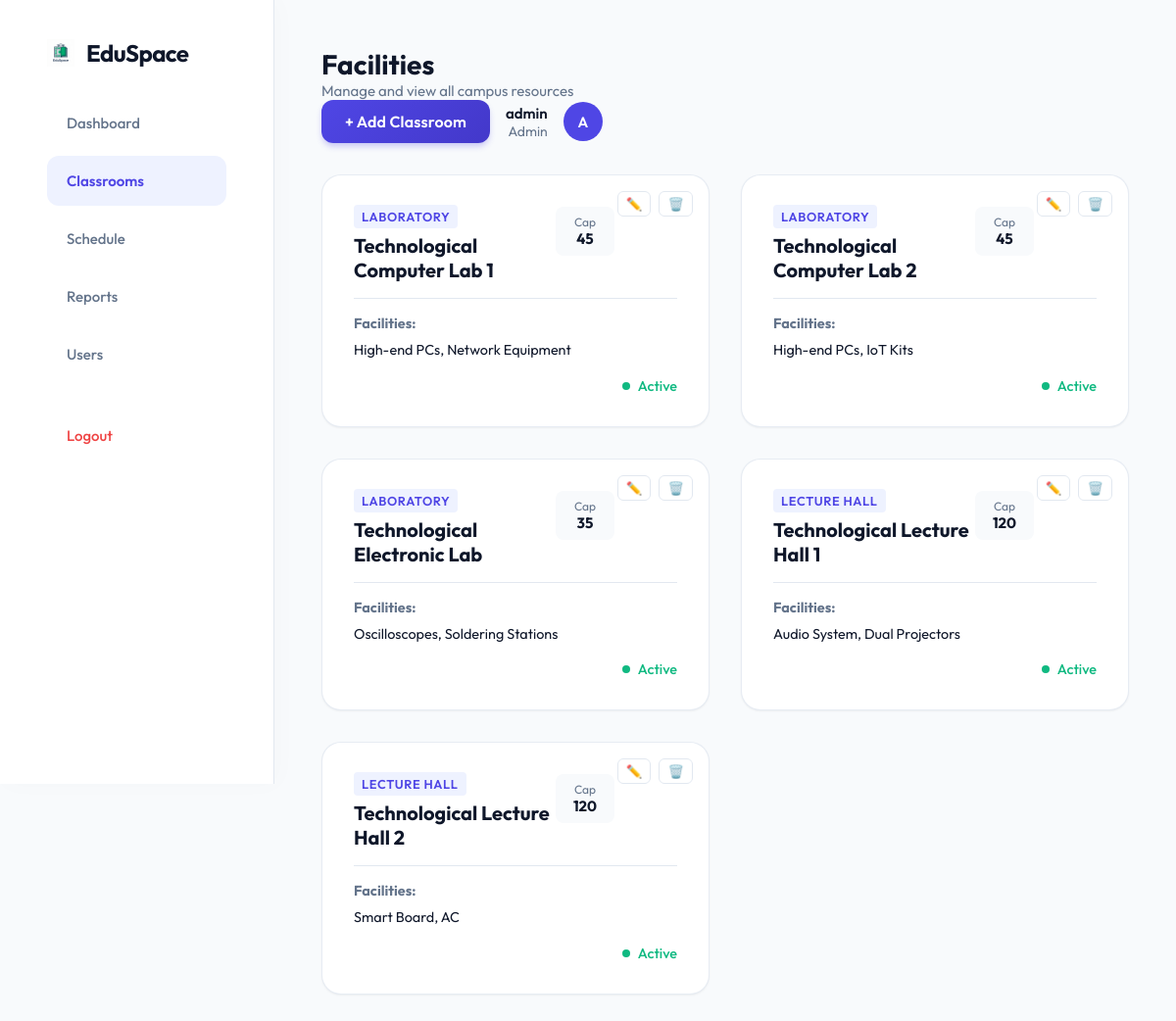
The app's page /views/classrooms.php (signed in) with its own data.
### tables this page shows
CREATE TABLE IF NOT EXISTS classrooms (
    id INT AUTO_INCREMENT PRIMARY KEY,
    name VARCHAR(50) NOT NULL UNIQUE,
    capacity INT NOT NULL,
    type VARCHAR(50) DEFAULT 'Lecture Hall',
    facilities TEXT, 
    status ENUM('Active', 'Maintenance') DEFAULT 'Active'
);

### includes/auth.php (called while the page is built, shortened)
<?php
function isAdmin()
{
    return isset($_SESSION['role']) && $_SESSION['role'] === 'admin';
}
?>

### views/classrooms.php (the view, shortened to what this page needs)
<?php
require_once '../includes/auth.php';
require_once '../config/db.php';
$sql = "SELECT * FROM classrooms ORDER BY name";
$result = $mysqli->query($sql);
?>
<!DOCTYPE html>
<html lang="en">
<head>
    <link rel="stylesheet" href="/classroom_allocation_management_system/assets/css/style.css">
</head>
<body>
    <div class="dashboard-container">
        <?php include '../includes/sidebar.php'; ?>
        <main class="main-content">
            <header class="header">
                <div>
                    <h1 style="font-size: 1.75rem; font-weight: 700; color: var(--text);">Facilities</h1>
                    <p style="color: var(--text-light);">Manage and view all campus resources</p>
                </div>
                <div style="display: flex; align-items: center; gap: 1rem;">
                    <?php if (isAdmin()): ?>
                        <button class="btn btn-primary" style="width: auto; padding: 0.75rem 1.5rem;"
                            onclick="openClassroomModal()">
                            + Add Classroom
                        </button>
                    <?php endif; ?>
                    <div style="text-align: right;">
                        <span style="display: block; font-weight: 600; color: var(--text);">
                            <?php echo htmlspecialchars($_SESSION['username']); ?>
                        </span>
                        <span style="display: block; font-size: 0.875rem; color: var(--text-light);">
                            <?php echo ucfirst($_SESSION['role']); ?>
                        </span>
                    </div>
                    <div
                        style="width: 40px; height: 40px; background: var(--primary); border-radius: 50%; display: flex; align-items: center; justify-content: center; color: white; font-weight: 600;">
                        <?php echo strtoupper(substr($_SESSION['username'], 0, 1)); ?>
                    </div>
                </div>
            </header>
            <div class="stats-grid"
                style="grid-template-columns: repeat(auto-fill, minmax(300px, 1fr)); margin-top: 2rem;">
                <?php if ($result->num_rows > 0): ?>
                    <?php while ($row = $result->fetch_assoc()): ?>
                        <div class="stat-card" style="position: relative; overflow: hidden;">
                            <?php if (isAdmin()): ?>
                                <div style="position: absolute; top: 1rem; right: 1rem; display: flex; gap: 0.5rem;">
                                    <button onclick='editClassroom(<?php echo json_encode($row); ?>)'
                                        style="background: white; border: 1px solid var(--border); border-radius: 6px; padding: 4px 8px; cursor: pointer; color: var(--text-light); transition: all 0.2s;"
                                        title="Edit">
                                        ✏️
                                    </button>
                                    <button onclick="deleteClassroom(<?php echo $row['id']; ?>)"
                                        style="background: white; border: 1px solid var(--border); border-radius: 6px; padding: 4px 8px; cursor: pointer; color: var(--danger); transition: all 0.2s;"
                                        title="Delete">
                                        🗑️
                                    </button>
                                </div>
                            <?php endif; ?>
                            <div
                                style="margin-bottom: 1rem; display: flex; justify-content: space-between; align-items: start; padding-right: 4rem;">
                                <div>
                                    <span
                                        style="font-size: 0.8rem; text-transform: uppercase; letter-spacing: 0.05em; color: var(--primary); font-weight: 600; background: #EEF2FF; padding: 0.25rem 0.5rem; border-radius: 4px;">
                                        <?php echo htmlspecialchars($row['type']); ?>
                                    </span>
                                    <h3 style="margin-top: 0.5rem; font-size: 1.25rem; color: var(--text);">
                                        <?php echo htmlspecialchars($row['name']); ?>
                                    </h3>
                                </div>
                                <div
                                    style="background: var(--background); padding: 0.5rem; border-radius: 8px; text-align: center; min-width: 60px;">
                                    <div style="font-size: 0.75rem; color: var(--text-light);">Cap</div>
                                    <div style="font-weight: 700; color: var(--text);">
                                        <?php echo $row['capacity']; ?>
                                    </div>
                                </div>
                            </div>
                            <div style="border-top: 1px solid var(--border); padding-top: 1rem; margin-top: 1rem;">
                                <p style="font-size: 0.9rem; color: var(--text-light); margin-bottom: 0.5rem;">
                                    <strong>Facilities:</strong>
                                </p>
                                <p style="font-size: 0.9rem; color: var(--text); line-height: 1.5;">
                                    <?php echo htmlspecialchars($row['facilities'] ?: 'None listed'); ?>
                                </p>
                            </div>
                            <div style="margin-top: 1rem; display: flex; justify-content: flex-end;">
                                <span
                                    style="display: flex; align-items: center; gap: 0.5rem; color: <?php echo $row['status'] === 'Active' ? '#10B981' : '#F59E0B'; ?>; font-weight: 500; font-size: 0.9rem;">
                                    <span style="width: 8px; height: 8px; border-radius: 50%; background: currentColor;"></span>
                                    <?php echo htmlspecialchars($row['status']); ?>
                                </span>
                            </div>
                        </div>
                    <?php endwhile; ?>
                <?php else: ?>
                    <div style="grid-column: 1 / -1; text-align: center; padding: 3rem; color: var(--text-light);">
                        No classrooms found.
                    </div>
                <?php endif; ?>
            </div>
        </main>
    </div>
</body>
</html>

### includes/sidebar.php
<?php
$current_page = basename($_SERVER['PHP_SELF']);
?>
<aside class="sidebar">
    <div class="auth-header"
        style="text-align: left; margin-bottom: 2rem; padding: 0 1rem; display: flex; align-items: center; gap: 0.75rem;">
        <img src="/classroom_allocation_management_system/assets/images/logo.png" alt="EduSpace Logo"
            style="width: 28px; height: 28px;">
        <h2 class="auth-title" style="font-size: 1.5rem; margin: 0;">EduSpace</h2>
    </div>
    <nav style="padding: 0 1rem;">
        <a href="dashboard.php" class="nav-item <?php echo $current_page === 'dashboard.php' ? 'active' : ''; ?>">
            <span>Dashboard</span>
        </a>
        <a href="classrooms.php" class="nav-item <?php echo $current_page === 'classrooms.php' ? 'active' : ''; ?>">
            <span>Classrooms</span>
        </a>
        <a href="schedule.php" class="nav-item <?php echo $current_page === 'schedule.php' ? 'active' : ''; ?>">
            <span>Schedule</span>
        </a>
        <a href="reports.php" class="nav-item <?php echo $current_page === 'reports.php' ? 'active' : ''; ?>">
            <span>Reports</span>
        </a>
        <?php if (isset($_SESSION['role']) && $_SESSION['role'] === 'admin'): ?>
            <a href="users.php" class="nav-item <?php echo $current_page === 'users.php' ? 'active' : ''; ?>">
                <span>Users</span>
            </a>
        <?php endif; ?>
        <a href="logout.php" class="nav-item" style="color: var(--danger); margin-top: 2rem;">
            <span>Logout</span>
        </a>
    </nav>
</aside>

### assets/css/style.css (style rules this page uses)
:root { --primary: #4F46E5; --primary-hover: #4338ca; --secondary: #64748b; --background: #F8FAFC; --surface: #ffffff; --surface-glass: rgba(255, 255, 255, 0.95); --text: #0F172A; --text-light: #64748B; --success: #10b981; --danger: #ef4444; --warning: #f59e0b; --border: #E2E8F0; --shadow-sm: 0 1px 2px 0 rgb(0 0 0 / 0.05); --shadow-md: 0 4px 6px -1px rgb(0 0 0 / 0.1), 0 2px 4px -2px rgb(0 0 0 / 0.1); --shadow-lg: 0 20px 25px -5px rgb(0 0 0 / 0.1), 0 8px 10px -6px rgb(0 0 0 / 0.1); --radius: 1rem; --transition: all 0.2s cubic-bezier(0.4, 0, 0.2, 1); }
* { margin: 0; padding: 0; box-sizing: border-box; font-family: 'Outfit', system-ui, -apple-system, sans-serif; }
body { background-color: var(--background); background-image: radial-gradient(at 0% 0%, rgba(79, 70, 229, 0.05) 0px, transparent 50%), radial-gradient(at 100% 100%, rgba(16, 185, 129, 0.05) 0px, transparent 50%); background-attachment: fixed; color: var(--text); min-height: 100vh; -webkit-font-smoothing: antialiased; font-size: 15px; }
.auth-header { text-align: center; margin-bottom: 3rem; }
.auth-title { font-size: 1.875rem; font-weight: 700; color: var(--text); margin-bottom: 0.75rem; letter-spacing: -0.025em; line-height: 1.1; }
.btn { display: inline-flex; align-items: center; justify-content: center; padding: 1rem 1.5rem; border-radius: 0.75rem; font-weight: 600; font-size: 1rem; cursor: pointer; transition: var(--transition); border: none; width: 100%; letter-spacing: 0.01em; position: relative; overflow: hidden; }
.btn-primary { background: linear-gradient(135deg, var(--primary), var(--primary-hover)); color: white; box-shadow: 0 4px 6px -1px rgba(79, 70, 229, 0.3); }
.dashboard-container { display: flex; min-height: 100vh; }
.sidebar { width: 280px; background: var(--surface); border-right: 1px solid var(--border); padding: 2.5rem 2rem; position: fixed; height: 100vh; display: flex; flex-direction: column; z-index: 20; box-shadow: 4px 0 24px rgba(0, 0, 0, 0.02); }
.main-content { margin-left: 280px; flex: 1; padding: 3rem; background: var(--background); }
.nav-item { display: flex; align-items: center; padding: 1rem 1.25rem; color: var(--text-light); text-decoration: none; border-radius: 0.75rem; margin-bottom: 0.5rem; font-weight: 500; transition: var(--transition); }
.nav-item.active { background-color: #EEF2FF; color: var(--primary); font-weight: 600; }
.stats-grid { display: grid; grid-template-columns: repeat(auto-fit, minmax(260px, 1fr)); gap: 2rem; margin-bottom: 3rem; }
.stat-card { background: var(--surface); padding: 2rem; border-radius: 1.25rem; border: 1px solid rgba(226, 232, 240, 0.8); box-shadow: var(--shadow-sm); transition: var(--transition); }

### records on screen
classrooms: type "LABORATORY", name "Technological Computer Lab 1", capacity "45", facilities "High-end PCs, Network Equipment", status "Active"
classrooms: type "LABORATORY", name "Technological Computer Lab 2", capacity "45", facilities "High-end PCs, IoT Kits", status "Active"
classrooms: type "LABORATORY", name "Technological Electronic Lab", capacity "35", facilities "Oscilloscopes, Soldering Stations", status "Active"
classrooms: type "LECTURE HALL", name "Technological Lecture Hall 1", capacity "120", facilities "Audio System, Dual Projectors", status "Active"
classrooms: type "LECTURE HALL", name "Technological Lecture Hall 2", capacity "120", facilities "Smart Board, AC", status "Active"

### other values on screen
$_SESSION['username'] "admin"
$_SESSION['role'] "Admin"
substr($_SESSION['username'], 0, 1) "A"
